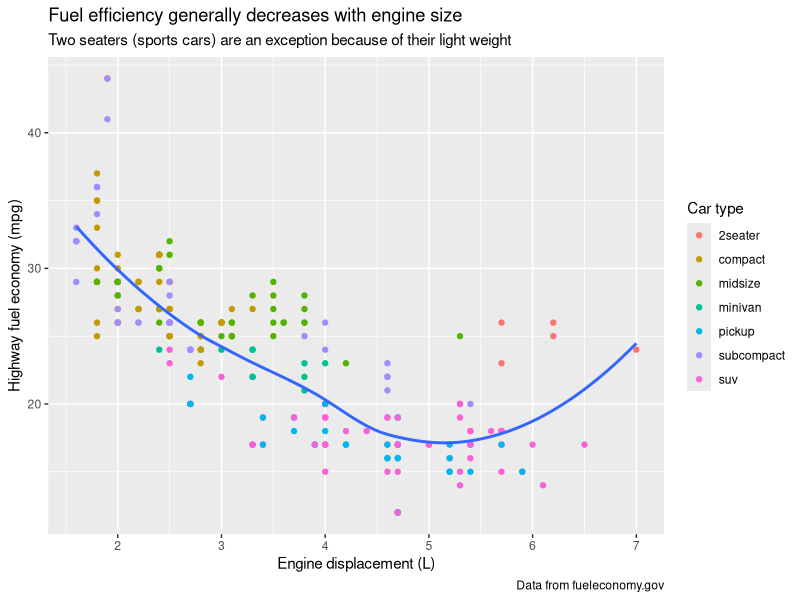
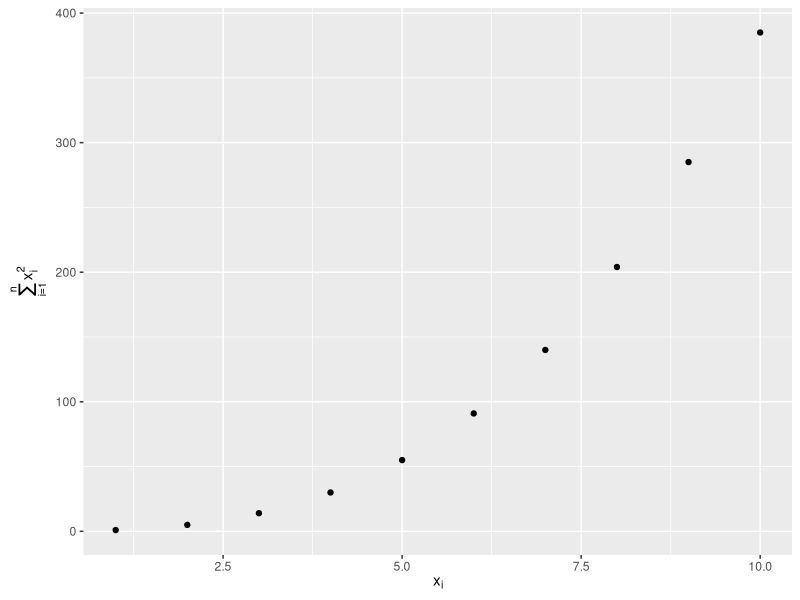
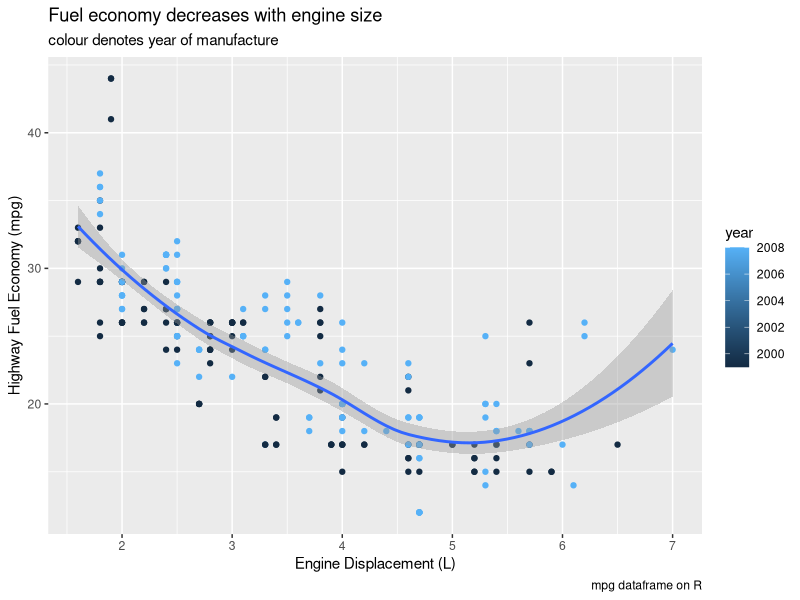
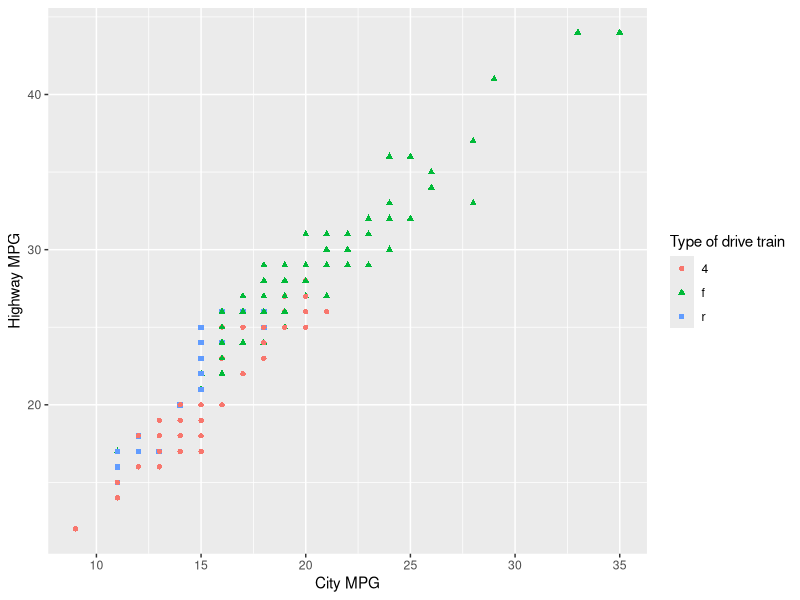
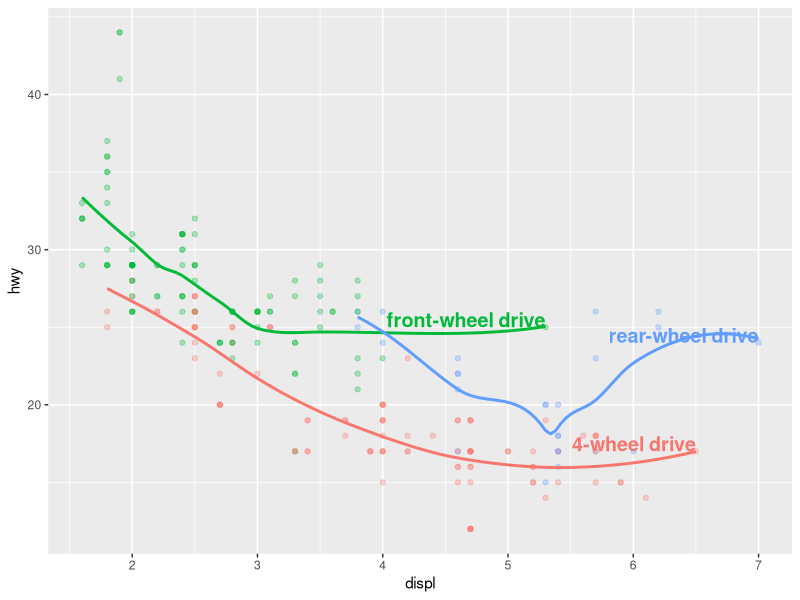
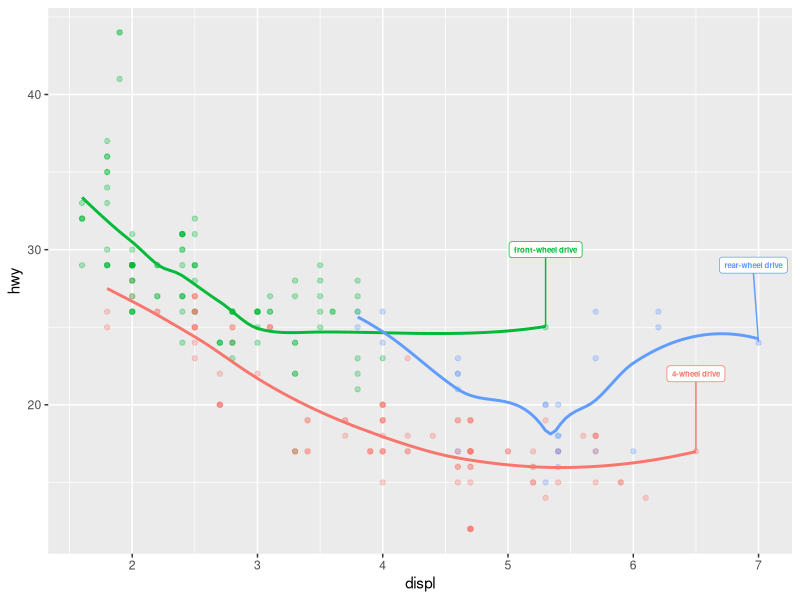
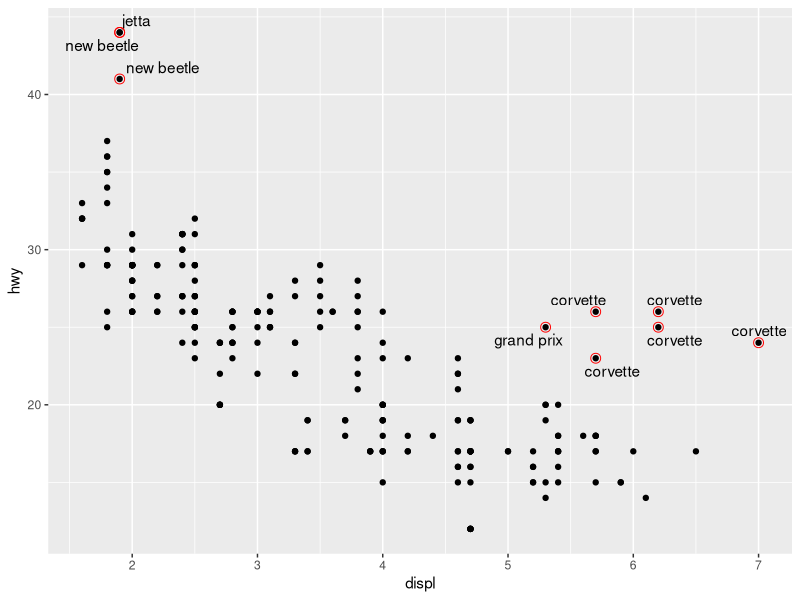
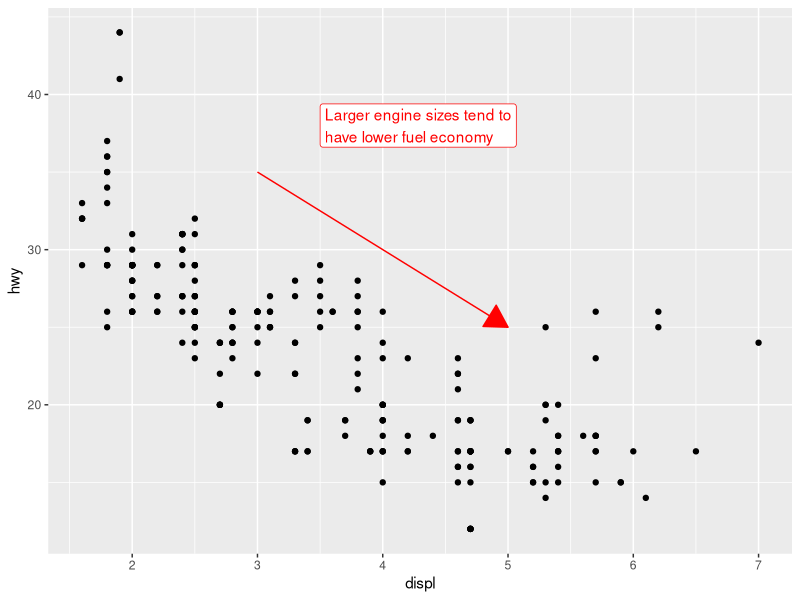

These figures' R source, in order:
## ---- chunk 1
library(tidyverse)
library(scales)
library(ggrepel)
library(patchwork)
## ---- chunk 2
ggplot(mpg, aes(x = displ, y = hwy)) +
  geom_point(aes(color = class)) +
  geom_smooth(se = FALSE) +
  labs(
    x = "Engine displacement (L)",
    y = "Highway fuel economy (mpg)",
    color = "Car type",
    title = "Fuel efficiency generally decreases with engine size",
    subtitle = "Two seaters (sports cars) are an exception because of their light weight",
    caption = "Data from fueleconomy.gov"
  )
## ---- chunk 3
df <- tibble(
  x = 1:10,
  y = cumsum(x^2)
)

ggplot(df, aes(x, y)) +
  geom_point() +
  labs(
    x = quote(x[i]),
    y = quote(sum(x[i] ^ 2, i == 1, n))
  )
## ---- chunk 4
ggplot(mpg, aes(x = displ, y = hwy)) +
  geom_point(aes(colour = year)) +
  geom_smooth() +
  labs(title = "Fuel economy decreases with engine size",
       subtitle = "colour denotes year of manufacture",
       x = "Engine Displacement (L)",
       y = "Highway Fuel Economy (mpg)",
       caption = "mpg dataframe on R")
## ---- chunk 5
ggplot(mpg, aes(x = cty, y = hwy)) +
  geom_point(aes(colour = drv, shape = drv)) +
  labs (
    x = "City MPG",
    y = "Highway MPG",
    colour = "Type of drive train",
    shape = "Type of drive train"
  )
## ---- chunk 6
label_info <- mpg |>
  group_by(drv) |>
  arrange(desc(displ)) |>
  slice_head(n = 1) |>
  mutate(
    drive_type = case_when(
      drv == "f" ~ "front-wheel drive",
      drv == "r" ~ "rear-wheel drive",
      drv == "4" ~ "4-wheel drive"
    )
  ) |>
  select(displ, hwy, drv, drive_type)
## ---- chunk 7
ggplot(mpg, aes(x = displ, y = hwy, color = drv)) +
  geom_point(alpha = 0.3) +
  geom_smooth(se = FALSE) +
  geom_text(
    data = label_info, 
    aes(x = displ, y = hwy, label = drive_type),
    fontface = "bold", size = 5, hjust = "right", vjust = "bottom"
  ) +
  theme(legend.position = "none")
## ---- chunk 8
ggplot(mpg, aes(x = displ, y = hwy, color = drv)) +
  geom_point(alpha = 0.3) +
  geom_smooth(se = FALSE) +
  geom_label_repel(
    data = label_info, 
    aes(x = displ, y = hwy, label = drive_type),
    fontface = "bold", size = 2, nudge_y = 5
  ) +
  theme(legend.position = "none")
## ---- chunk 9
potential_outliers <- mpg |> 
  filter(hwy > 40 | (hwy > 20 & displ > 5)) 


  ggplot(mpg, aes(x = displ, y = hwy)) +
  geom_point() +
  geom_text_repel(data = potential_outliers, aes(label = model)) +
  geom_point(
    data = potential_outliers,
    colour = "red", size = 3, shape = "circle open")
## ---- chunk 10
trend_text <- "Larger engine sizes tend to have lower fuel economy" |> 
  str_wrap(width = 30)

trend_text
## ---- chunk 11
ggplot(mpg, aes(x = displ, y = hwy)) +
  geom_point() +
  annotate(
    geom = "label", x = 3.5, y = 38,
    label = trend_text, 
    hjust = "left",  colour = "red"
     ) +
  annotate(
    geom = "segment", 
    x = 3, y = 35, xend = 5, yend = 25, colour = "red", 
    arrow = arrow(type = "closed")
  )
## ---- chunk 12
# Create the plot with text at the four corners
ggplot(mpg, aes(x = displ, y = hwy)) +
  geom_point(alpha = 0.3) +
  geom_text(aes(x = Inf, y = Inf, label = "Top Right"), 
            hjust = 1, vjust = 1, nudge_x = 0.5, nudge_y = 0.5) +  # Adjust top-right corner label
  geom_text(aes(x = -Inf, y = Inf, label = "Top Left"), 
            hjust = 0, vjust = 1, nudge_x = -0.5, nudge_y = 0.5) +  # Adjust top-left corner label
  geom_text(aes(x = Inf, y = -Inf, label = "Bottom Right"), 
            hjust = 1, vjust = 0, nudge_x = 0.5, nudge_y = -0.5) + # Adjust bottom-right corner label
  geom_text(aes(x = -Inf, y = -Inf, label = "Bottom Left"), 
            hjust = 0, vjust = 0, nudge_x = -0.5, nudge_y = -0.5) +  # Adjust bottom-left corner label
  theme_minimal() +
  theme(legend.position = "none") +  # Remove legend for clarity
  coord_cartesian(clip = "off")  # Disable clipping to allow text outside plot area

## ---- chunk 13
ggplot(mpg, aes(x = displ, y = hwy)) +
  geom_point(alpha = 0.3) +
  geom_text(aes(x = Inf, y = Inf, label = "Top Right"), 
            hjust = 1, vjust = 1, nudge_x = 0.5, nudge_y = 0.5) +  
  geom_text(aes(x = -Inf, y = Inf, label = "Top Left"), 
            hjust = 0, vjust = 1, nudge_x = -0.5, nudge_y = 0.5) + 
  geom_text(aes(x = Inf, y = -Inf, label = "Bottom Right"), 
            hjust = 1, vjust = 0, nudge_x = 0.5, nudge_y = -0.5) +  
  geom_text(aes(x = -Inf, y = -Inf, label = "Bottom Left"), 
            hjust = 0, vjust = 0, nudge_x = -0.5, nudge_y = -0.5) +   
  theme_minimal() +
  theme(legend.position = "none") +  
  coord_cartesian(clip = "off")  +
  annotate(
    geom = "point", x = median(mpg$displ), y = median(mpg$displ), 
    colour = "red", size = 4, shape = 17
  )
## ---- chunk 14
# Adding label to single facet
ggplot(mpg, aes(x = displ, y = hwy)) +
  geom_point() +
  facet_wrap(~drv) + 
  geom_text(
  data = subset(mpg, drv == "4"),
  aes(x = 5, y = 30, label = "4- wheel drive"), 
  colour = "blue", size = 5, hjust = 1
) +
  geom_text(
    data = subset(mpg, drv == "f"),
    aes(x = 5, y= 30, label = "front wheel drive"), 
    colour = "red", size = 5, 
  ) +
  geom_text(
    data = subset(mpg, drv == "r"),
    aes(x = 5, y= 30, label ="rear wheel drive"), 
    colour = "green", size = 5, 
  )




## ---- chunk 15
ggplot(mpg, aes(x = displ, y = hwy)) +
  geom_point() +
  geom_segment(
    aes(xend = displ, yend = hwy),
    arrow = arrow(type = "open"),
    color = "blue"
  )
## ---- chunk 16
ggplot(mpg, aes(x = displ, y = hwy)) +
  geom_point() +
  geom_segment(
    aes(xend = displ, yend = hwy),
    arrow = arrow(length = unit(0.1, "inches")),
    color = "blue"
  )
## ---- chunk 17
ggplot(mpg, aes(x = displ, y = hwy)) +
  geom_point() +
  geom_segment(
    aes(xend = displ, yend = hwy),
    arrow = arrow(angle = 5),
    color = "blue"
  )
## ---- chunk 18
ggplot(mpg, aes(x = displ, y = hwy)) +
  geom_point() +
  geom_segment(
    aes(xend = displ, yend = hwy),
    arrow = arrow(ends = "last"),
    color = "blue"
  )
## ---- chunk 19
library(ggplot2)
library(grid)

ggplot(mpg, aes(x = displ, y = hwy)) +
  geom_segment(
    aes(xend = displ + 1, yend = hwy + 5), 
    arrow = arrow(type = "closed", length = unit(0.3, "inches"), angle = 25, ends = "both"),
    color = "blue"
  )

## ---- chunk 20
ggplot(mpg, aes(x = displ, y = hwy)) +
  geom_point(aes(color = class))
## ---- chunk 21
ggplot(mpg, aes(x = displ, y = hwy)) +
  geom_point(aes(color = class)) +
  scale_x_continuous() +
  scale_y_continuous() +
  scale_color_discrete()
## ---- chunk 22
ggplot(mpg, aes(x = displ, y = hwy, color = drv)) +
  geom_point() +
  scale_y_continuous(breaks = seq(15, 40, by = 5)) 
## ---- chunk 23
ggplot(mpg, aes(x = displ, y = hwy, color = drv)) +
  geom_point() +
  scale_x_continuous(labels = NULL) +
  scale_y_continuous(labels = NULL) +
  scale_color_discrete(labels = c("4" = "4-wheel", "f" = "front", "r" = "rear"))
## ---- chunk 24
# Left
ggplot(diamonds, aes(x = price, y = cut)) +
  geom_boxplot(alpha = 0.05) +
  scale_x_continuous(labels = label_dollar())

# Right
ggplot(diamonds, aes(x = price, y = cut)) +
  geom_boxplot(alpha = 0.05) +
  scale_x_continuous(
    labels = label_dollar(scale = 1/1000, suffix = "K"), 
    breaks = seq(1000, 19000, by = 6000)
  )
## ---- chunk 25
ggplot(diamonds, aes(x = cut, fill = clarity)) +
  geom_bar(position = "fill") +
  scale_y_continuous(name = "Percentage", labels = label_percent())
## ---- chunk 26
presidential |>
  mutate(id = 33 + row_number()) |>
  ggplot(aes(x = start, y = id)) +
  geom_point() +
  geom_segment(aes(xend = end, yend = id)) +
  scale_x_date(name = NULL, breaks = presidential$start, date_labels = "'%y")
## ---- chunk 27
base <- ggplot(mpg, aes(x = displ, y = hwy)) +
  geom_point(aes(color = class))

base + theme(legend.position = "right") # the default
base + theme(legend.position = "left")
base + 
  theme(legend.position = "top") +
  guides(color = guide_legend(nrow = 3))
base + 
  theme(legend.position = "bottom") +
  guides(color = guide_legend(nrow = 3))
## ---- chunk 28
ggplot(mpg, aes(x = displ, y = hwy)) +
  geom_point(aes(color = class)) +
  geom_smooth(se = FALSE) +
  theme(legend.position = "bottom") +
  guides(color = guide_legend(nrow = 2, override.aes = list(size = 4)))
#> `geom_smooth()` using method = 'loess' and formula = 'y ~ x'
## ---- chunk 29
# Left
ggplot(diamonds, aes(x = carat, y = price)) +
  geom_bin2d()

# Right
ggplot(diamonds, aes(x = log10(carat), y = log10(price))) +
  geom_bin2d()
## ---- chunk 30
ggplot(diamonds, aes(x = carat, y = price)) +
  geom_bin2d() + 
  scale_x_log10() + 
  scale_y_log10()
## ---- chunk 31
ggplot(mpg, aes(x = displ, y = hwy)) +
  geom_point(aes(color = drv))

ggplot(mpg, aes(x = displ, y = hwy)) +
  geom_point(aes(color = drv)) +
  scale_color_brewer(palette = "Set1")
